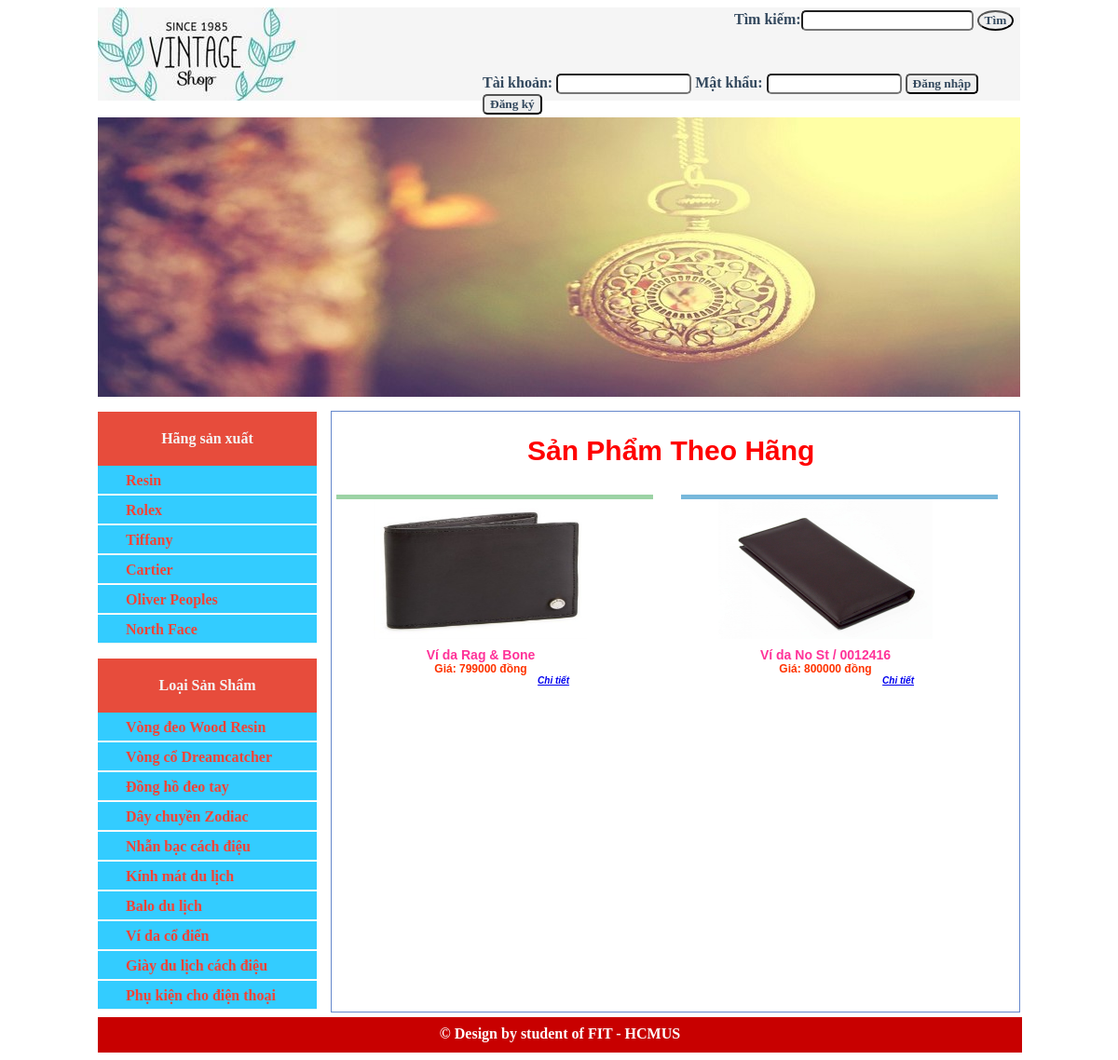
Screenshot of /index.php?a=2&id=3 with the database file from the repository.
### tables this page shows
CREATE TABLE IF NOT EXISTS `hangsanxuat` (
  `MaHangSanXuat` int(11) NOT NULL AUTO_INCREMENT,
  `TenHangSanXuat` varchar(64) DEFAULT NULL,
  `LogoURL` varchar(45) DEFAULT NULL,
  `BiXoa` tinyint(1) DEFAULT '0',
  PRIMARY KEY (`MaHangSanXuat`)
);

CREATE TABLE IF NOT EXISTS `loaisanpham` (
  `MaLoaiSanPham` int(11) NOT NULL AUTO_INCREMENT,
  `TenLoaiSanPham` varchar(64) DEFAULT NULL,
  `BiXoa` tinyint(1) DEFAULT '0',
  PRIMARY KEY (`MaLoaiSanPham`)
);

CREATE TABLE IF NOT EXISTS `sanpham` (
  `MaSanPham` int(11) NOT NULL AUTO_INCREMENT,
  `TenSanPham` varchar(45) DEFAULT NULL,
  `HinhURL` varchar(45) DEFAULT NULL,
  `GiaSanPham` int(11) DEFAULT NULL,
  `NgayNhap` datetime DEFAULT NULL,
  `SoLuongTon` int(11) DEFAULT NULL,
  `SoLuongBan` int(11) DEFAULT NULL,
  `SoLuocXem` int(11) DEFAULT NULL,
  `MoTa` text,
  `BiXoa` tinyint(1) DEFAULT '0',
  `MaLoaiSanPham` int(11) NOT NULL,
  `MaHangSanXuat` int(11) NOT NULL,
  PRIMARY KEY (`MaSanPham`),
  KEY `fk_SanPham_LoaiSanPham1_idx` (`MaLoaiSanPham`),
  KEY `fk_SanPham_HangSanXuat1_idx` (`MaHangSanXuat`)
);

### lib/DataProvider.php (called while the page is built, shortened)
<?php
    include_once "lib/config.php";
    class DataProvider
    {
        public static function ExecuteQuery($sql)
        {
            global $db_host, $db_username, $db_password, $db_name;
            $connection = mysqli_connect($db_host, $db_username, $db_password, $db_name) or
            die ("couldn't connect to localhost");
            mysqli_query($connection, "set names 'utf8'");
            $result = mysqli_query($connection, $sql);
            return $result;
        }
    }
?>

### templates/tempMenu.php (the view)
<dd class="menu">
<a href="<?php echo $url; ?>">
    <?php echo $name; ?>
</a>
</dd>

### modules/mMenuHang.php
<dl>
<dt>Hãng sản xuất</dt>
<?php
    $sql = "SELECT hsx.MaHangSanXuat, hsx.TenHangSanXuat
            FROM HangSanXuat hsx
            WHERE hsx.BiXoa = 0";
    $list = DataProvider::ExecuteQuery($sql);
    while($row = mysqli_fetch_array($list)){
        $name = $row["TenHangSanXuat"];
        $url = "index.php?a=2&id=".$row["MaHangSanXuat"];
        include "templates/tempMenu.php";
    }
?>
</dl>

### modules/mMenuLoai.php
<dl>
<dt>Loại Sản Shẩm</dt>
<?php
    $sql = "SELECT lsp.MaLoaiSanPham, lsp.TenLoaiSanPham
            FROM LoaiSanPham lsp
            WHERE lsp.BiXoa = 0";
    $list = DataProvider::ExecuteQuery($sql);
    while($row = mysqli_fetch_array($list)){
        $name = $row["TenLoaiSanPham"];
        $url = "index.php?a=3&id=".$row["MaLoaiSanPham"];
        include "templates/tempMenu.php";
    }
?>
</dl>

### pages/pSanPhamTheoHang.php
<h2>Sản Phẩm Theo Hãng </h2>
<?php
    if(isset($_GET["id"])){
        $sql = "SELECT sp.MaSanPham, sp.TenSanPham, sp.GiaSanPham, sp.HinhURL
                FROM SanPham sp
                WHERE sp.BiXoa = 0 AND sp.MaHangSanXuat = ".$_GET["id"];
        $list = DataProvider::ExecuteQuery($sql);
        while($row = mysqli_fetch_array($list)){
        $maSanPham = $row["MaSanPham"];
        $tenSanPham = $row["TenSanPham"];
        $giaSanPham = $row["GiaSanPham"];
        $hinhURL = $row["HinhURL"];
        include ("templates/tempThumbProduct.php");
        }
    }
    else{
        DataProvider::ChangeURL("index.php?a=0&id=1");
    }
?>

### templates/tempThumbProduct.php
<div class="box">
    <img src="images/<?php echo $hinhURL; ?>" />
    <div class="pname"><?php echo $tenSanPham; ?></div>
    <div class="pprice">Giá: <?php echo $giaSanPham; ?> đồng</div>
    <div class="action">
        <a href="index.php?a=4&id=<?php echo $maSanPham; ?>">Chi tiết</a>
    </div>
</div>

### CSS/style.css (style rules this page uses)
.sidebar dt { text-align:center; color:whitesmoke; background: #e74c3c; padding: 20px; font-weight:bold; margin: 0; }
.sidebar dl dd { border-bottom:1px solid whitesmoke; }
.sidebar dl dd a { color: #F44336; font-weight: bold; padding: 3px 20px; display: block; text-decoration: none; }
.menu { margin: 0px; padding: 0px; }
.menu { margin: 0 0 1px 0; list-style: none; background-color: #33ccff; color: #fff; width: 225px; height: 30px; line-height: 25px; padding-left: 10px; }
.content h2 { font: bold 30px arial; color: #ff0000; padding-left: 20px; margin-left: 190px; }
.box { margin:5px; float:left; width:250px; text-align:center; padding-right: 60px; padding-left: 30px; }
.box:nth-child(even) { border-top: 5px solid rgb(156, 211, 165); margin-right: 15px; }
.box:nth-child(odd) { border-top: 5px solid rgb(119, 184, 219); margin-left: 15px; }
.box img { width: 230px; height: 150px; }
.pname { font: bold 14px arial; color: #F39; margin-top: 5px; }
.pprice { font: bold 12px arial; color: #f30; }
.action { font: italic bold 10px arial; margin-right: 30px; margin-bottom: 10px; color: #F96; text-align: right; }

### rows the page displays
hangsanxuat: TenHangSanXuat "Resin"
hangsanxuat: TenHangSanXuat "Rolex"
hangsanxuat: TenHangSanXuat "Tiffany"
hangsanxuat: TenHangSanXuat "Cartier"
hangsanxuat: TenHangSanXuat "Oliver Peoples"
hangsanxuat: TenHangSanXuat "North Face"
loaisanpham: TenLoaiSanPham "Vòng đeo Wood Resin"
loaisanpham: TenLoaiSanPham "Vòng cổ Dreamcatcher"
loaisanpham: TenLoaiSanPham "Đồng hồ đeo tay"
loaisanpham: TenLoaiSanPham "Dây chuyền Zodiac"
loaisanpham: TenLoaiSanPham "Nhẫn bạc cách điệu"
loaisanpham: TenLoaiSanPham "Kính mát du lịch"
loaisanpham: TenLoaiSanPham "Balo du lịch"
loaisanpham: TenLoaiSanPham "Ví da cổ điển"
loaisanpham: TenLoaiSanPham "Giày du lịch cách điệu"
loaisanpham: TenLoaiSanPham "Phụ kiện cho điện thoại"
sanpham: HinhURL (picture), TenSanPham "Ví da Rag & Bone", GiaSanPham "799000"
sanpham: HinhURL (picture), TenSanPham "Ví da No St / 0012416", GiaSanPham "800000"
